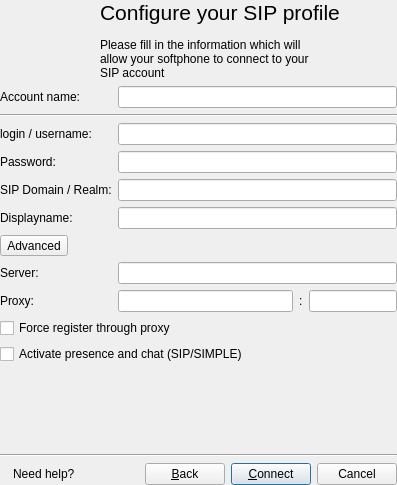
<ui version="4.0" >
 <author></author>
 <comment></comment>
 <exportmacro></exportmacro>
 <class>AddSIPAccount</class>
 <widget class="QWidget" name="AddSIPAccount" >
  <property name="geometry" >
   <rect>
    <x>0</x>
    <y>0</y>
    <width>397</width>
    <height>485</height>
   </rect>
  </property>
  <property name="windowTitle" >
   <string>WengoPhone - Login</string>
  </property>
  <layout class="QVBoxLayout" >
   <property name="margin" >
    <number>0</number>
   </property>
   <property name="spacing" >
    <number>6</number>
   </property>
   <item>
    <widget class="QLabel" name="loginLabel" >
     <property name="palette" >
      <palette>
       <active>
        <color>
         <red>0</red>
         <green>0</green>
         <blue>0</blue>
        </color>
        <color>
         <red>212</red>
         <green>208</green>
         <blue>200</blue>
        </color>
        <color>
         <red>255</red>
         <green>255</green>
         <blue>255</blue>
        </color>
        <color>
         <red>234</red>
         <green>229</green>
         <blue>220</blue>
        </color>
        <color>
         <red>128</red>
         <green>128</green>
         <blue>128</blue>
        </color>
        <color>
         <red>141</red>
         <green>139</green>
         <blue>133</blue>
        </color>
        <color>
         <red>255</red>
         <green>255</green>
         <blue>255</blue>
        </color>
        <color>
         <red>255</red>
         <green>255</green>
         <blue>255</blue>
        </color>
        <color>
         <red>0</red>
         <green>0</green>
         <blue>0</blue>
        </color>
        <color>
         <red>255</red>
         <green>255</green>
         <blue>255</blue>
        </color>
        <color>
         <red>212</red>
         <green>208</green>
         <blue>200</blue>
        </color>
        <color>
         <red>64</red>
         <green>64</green>
         <blue>64</blue>
        </color>
        <color>
         <red>10</red>
         <green>36</green>
         <blue>106</blue>
        </color>
        <color>
         <red>255</red>
         <green>255</green>
         <blue>255</blue>
        </color>
        <color>
         <red>0</red>
         <green>0</green>
         <blue>255</blue>
        </color>
        <color>
         <red>255</red>
         <green>0</green>
         <blue>255</blue>
        </color>
        <color>
         <red>232</red>
         <green>232</green>
         <blue>232</blue>
        </color>
       </active>
       <inactive>
        <color>
         <red>0</red>
         <green>0</green>
         <blue>0</blue>
        </color>
        <color>
         <red>212</red>
         <green>208</green>
         <blue>200</blue>
        </color>
        <color>
         <red>255</red>
         <green>255</green>
         <blue>255</blue>
        </color>
        <color>
         <red>234</red>
         <green>229</green>
         <blue>220</blue>
        </color>
        <color>
         <red>128</red>
         <green>128</green>
         <blue>128</blue>
        </color>
        <color>
         <red>141</red>
         <green>139</green>
         <blue>133</blue>
        </color>
        <color>
         <red>255</red>
         <green>255</green>
         <blue>255</blue>
        </color>
        <color>
         <red>255</red>
         <green>255</green>
         <blue>255</blue>
        </color>
        <color>
         <red>0</red>
         <green>0</green>
         <blue>0</blue>
        </color>
        <color>
         <red>255</red>
         <green>255</green>
         <blue>255</blue>
        </color>
        <color>
         <red>212</red>
         <green>208</green>
         <blue>200</blue>
        </color>
        <color>
         <red>64</red>
         <green>64</green>
         <blue>64</blue>
        </color>
        <color>
         <red>212</red>
         <green>208</green>
         <blue>200</blue>
        </color>
        <color>
         <red>0</red>
         <green>0</green>
         <blue>0</blue>
        </color>
        <color>
         <red>0</red>
         <green>0</green>
         <blue>255</blue>
        </color>
        <color>
         <red>255</red>
         <green>0</green>
         <blue>255</blue>
        </color>
        <color>
         <red>232</red>
         <green>232</green>
         <blue>232</blue>
        </color>
       </inactive>
       <disabled>
        <color>
         <red>106</red>
         <green>104</green>
         <blue>100</blue>
        </color>
        <color>
         <red>212</red>
         <green>208</green>
         <blue>200</blue>
        </color>
        <color>
         <red>255</red>
         <green>255</green>
         <blue>255</blue>
        </color>
        <color>
         <red>233</red>
         <green>231</green>
         <blue>227</blue>
        </color>
        <color>
         <red>128</red>
         <green>128</green>
         <blue>128</blue>
        </color>
        <color>
         <red>141</red>
         <green>139</green>
         <blue>133</blue>
        </color>
        <color>
         <red>106</red>
         <green>104</green>
         <blue>100</blue>
        </color>
        <color>
         <red>255</red>
         <green>255</green>
         <blue>255</blue>
        </color>
        <color>
         <red>106</red>
         <green>104</green>
         <blue>100</blue>
        </color>
        <color>
         <red>212</red>
         <green>208</green>
         <blue>200</blue>
        </color>
        <color>
         <red>212</red>
         <green>208</green>
         <blue>200</blue>
        </color>
        <color>
         <red>0</red>
         <green>0</green>
         <blue>0</blue>
        </color>
        <color>
         <red>10</red>
         <green>36</green>
         <blue>106</blue>
        </color>
        <color>
         <red>255</red>
         <green>255</green>
         <blue>255</blue>
        </color>
        <color>
         <red>0</red>
         <green>0</green>
         <blue>255</blue>
        </color>
        <color>
         <red>255</red>
         <green>0</green>
         <blue>255</blue>
        </color>
        <color>
         <red>232</red>
         <green>232</green>
         <blue>232</blue>
        </color>
       </disabled>
      </palette>
     </property>
     <property name="text" >
      <string>&lt;span style="font-size:16pt;">Configure your SIP profile&lt;/span>&lt;br>&lt;br>&lt;span>Please fill in the information which will&lt;br/>allow your softphone to connect to your&lt;br/>SIP account&lt;/span></string>
     </property>
     <property name="alignment" >
      <set>Qt::AlignLeading|Qt::AlignLeft|Qt::AlignVCenter</set>
     </property>
     <property name="indent" >
      <number>100</number>
     </property>
    </widget>
   </item>
   <item>
    <layout class="QGridLayout" >
     <property name="margin" >
      <number>0</number>
     </property>
     <property name="spacing" >
      <number>6</number>
     </property>
     <item row="8" column="2" >
      <widget class="QLabel" name="label_proxyport" >
       <property name="text" >
        <string>:</string>
       </property>
      </widget>
     </item>
     <item row="3" column="0" >
      <widget class="QLabel" name="label_3" >
       <property name="text" >
        <string>Password:</string>
       </property>
      </widget>
     </item>
     <item row="4" column="1" colspan="3" >
      <widget class="QLineEdit" name="realm" />
     </item>
     <item row="2" column="1" colspan="3" >
      <widget class="QLineEdit" name="login" />
     </item>
     <item row="5" column="1" colspan="3" >
      <widget class="QLineEdit" name="displayname" />
     </item>
     <item row="0" column="1" colspan="3" >
      <widget class="QLineEdit" name="accountname" />
     </item>
     <item row="8" column="0" >
      <widget class="QLabel" name="label_proxy" >
       <property name="text" >
        <string>Proxy:</string>
       </property>
      </widget>
     </item>
     <item row="3" column="1" colspan="3" >
      <widget class="QLineEdit" name="password" >
       <property name="echoMode" >
        <enum>QLineEdit::Password</enum>
       </property>
      </widget>
     </item>
     <item row="8" column="1" >
      <widget class="QLineEdit" name="proxyServer" >
       <property name="sizePolicy" >
        <sizepolicy>
         <hsizetype>7</hsizetype>
         <vsizetype>0</vsizetype>
         <horstretch>2</horstretch>
         <verstretch>0</verstretch>
        </sizepolicy>
       </property>
      </widget>
     </item>
     <item row="4" column="0" >
      <widget class="QLabel" name="label_5" >
       <property name="text" >
        <string>SIP Domain / Realm:</string>
       </property>
      </widget>
     </item>
     <item row="8" column="3" >
      <widget class="QLineEdit" name="proxyPort" >
       <property name="sizePolicy" >
        <sizepolicy>
         <hsizetype>7</hsizetype>
         <vsizetype>0</vsizetype>
         <horstretch>1</horstretch>
         <verstretch>0</verstretch>
        </sizepolicy>
       </property>
       <property name="maxLength" >
        <number>5</number>
       </property>
      </widget>
     </item>
     <item row="7" column="1" colspan="3" >
      <widget class="QLineEdit" name="registerServer" />
     </item>
     <item row="7" column="0" >
      <widget class="QLabel" name="label_server" >
       <property name="text" >
        <string>Server:</string>
       </property>
      </widget>
     </item>
     <item row="0" column="0" >
      <widget class="QLabel" name="label_10" >
       <property name="text" >
        <string>Account name:</string>
       </property>
      </widget>
     </item>
     <item row="1" column="0" colspan="4" >
      <widget class="Line" name="line" >
       <property name="orientation" >
        <enum>Qt::Horizontal</enum>
       </property>
      </widget>
     </item>
     <item row="5" column="0" >
      <widget class="QLabel" name="label_6" >
       <property name="text" >
        <string>Displayname:</string>
       </property>
      </widget>
     </item>
     <item row="2" column="0" >
      <widget class="QLabel" name="label_2" >
       <property name="text" >
        <string>login / username:</string>
       </property>
      </widget>
     </item>
     <item row="6" column="0" colspan="4" >
      <layout class="QHBoxLayout" >
       <property name="margin" >
        <number>0</number>
       </property>
       <property name="spacing" >
        <number>6</number>
       </property>
       <item>
        <widget class="ExpandButton" name="advButton" >
         <property name="text" >
          <string>Advanced</string>
         </property>
        </widget>
       </item>
       <item>
        <spacer>
         <property name="orientation" >
          <enum>Qt::Horizontal</enum>
         </property>
         <property name="sizeHint" >
          <size>
           <width>40</width>
           <height>20</height>
          </size>
         </property>
        </spacer>
       </item>
      </layout>
     </item>
    </layout>
   </item>
   <item>
    <widget class="QFrame" name="frame" >
     <property name="frameShape" >
      <enum>QFrame::NoFrame</enum>
     </property>
     <property name="frameShadow" >
      <enum>QFrame::Raised</enum>
     </property>
     <layout class="QVBoxLayout" >
      <property name="margin" >
       <number>0</number>
      </property>
      <property name="spacing" >
       <number>6</number>
      </property>
      <item>
       <widget class="QCheckBox" name="forceProxy" >
        <property name="contextMenuPolicy" >
         <enum>Qt::DefaultContextMenu</enum>
        </property>
        <property name="layoutDirection" >
         <enum>Qt::LeftToRight</enum>
        </property>
        <property name="text" >
         <string>Force register through proxy</string>
        </property>
       </widget>
      </item>
      <item>
       <widget class="QCheckBox" name="activateSIMPLE" >
        <property name="layoutDirection" >
         <enum>Qt::LeftToRight</enum>
        </property>
        <property name="text" >
         <string>Activate presence and chat (SIP/SIMPLE)</string>
        </property>
       </widget>
      </item>
     </layout>
    </widget>
   </item>
   <item>
    <spacer>
     <property name="orientation" >
      <enum>Qt::Vertical</enum>
     </property>
     <property name="sizeHint" >
      <size>
       <width>20</width>
       <height>16</height>
      </size>
     </property>
    </spacer>
   </item>
   <item>
    <widget class="Line" name="line_2" >
     <property name="orientation" >
      <enum>Qt::Horizontal</enum>
     </property>
    </widget>
   </item>
   <item>
    <layout class="QHBoxLayout" >
     <property name="margin" >
      <number>0</number>
     </property>
     <property name="spacing" >
      <number>6</number>
     </property>
     <item>
      <widget class="QLabel" name="label_4" >
       <property name="text" >
        <string/>
       </property>
       <property name="pixmap" >
        <pixmap resource="../wengophone.qrc" >:/pics/help.png</pixmap>
       </property>
      </widget>
     </item>
     <item>
      <widget class="LinkLabel" name="helpLabel" >
       <property name="text" >
        <string>Need help?</string>
       </property>
      </widget>
     </item>
     <item>
      <spacer>
       <property name="orientation" >
        <enum>Qt::Horizontal</enum>
       </property>
       <property name="sizeHint" >
        <size>
         <width>0</width>
         <height>20</height>
        </size>
       </property>
      </spacer>
     </item>
     <item>
      <widget class="QPushButton" name="backButton" >
       <property name="text" >
        <string>&amp;Back</string>
       </property>
      </widget>
     </item>
     <item>
      <widget class="QPushButton" name="loginButton" >
       <property name="text" >
        <string>&amp;Connect</string>
       </property>
       <property name="default" >
        <bool>true</bool>
       </property>
      </widget>
     </item>
     <item>
      <widget class="QPushButton" name="cancelButton" >
       <property name="text" >
        <string>Cancel</string>
       </property>
      </widget>
     </item>
    </layout>
   </item>
  </layout>
 </widget>
 <pixmapfunction></pixmapfunction>
 <customwidgets>
  <customwidget>
   <class>ExpandButton</class>
   <extends>QToolButton</extends>
   <header>qtutil/ExpandButton.h</header>
   <container>0</container>
   <pixmap></pixmap>
  </customwidget>
  <customwidget>
   <class>LinkLabel</class>
   <extends>QLabel</extends>
   <header>qtutil/LinkLabel.h</header>
   <container>0</container>
   <pixmap></pixmap>
  </customwidget>
 </customwidgets>
 <tabstops>
  <tabstop>accountname</tabstop>
  <tabstop>login</tabstop>
  <tabstop>password</tabstop>
  <tabstop>realm</tabstop>
  <tabstop>displayname</tabstop>
  <tabstop>registerServer</tabstop>
  <tabstop>proxyServer</tabstop>
  <tabstop>proxyPort</tabstop>
  <tabstop>forceProxy</tabstop>
  <tabstop>activateSIMPLE</tabstop>
  <tabstop>backButton</tabstop>
  <tabstop>loginButton</tabstop>
 </tabstops>
 <resources>
  <include location="../wengophone.qrc" />
 </resources>
 <connections/>
</ui>
